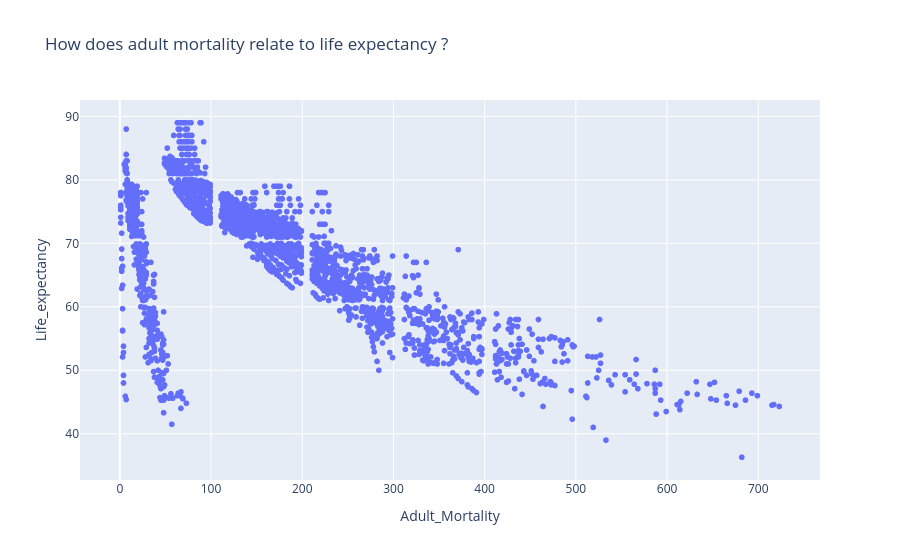

Notebook code cell kept with this figure:
### Markdown cell above
#### How does adult mortality relate to life expectancy ?

### Code cell
px.scatter(data_frame= df, x= 'Adult_Mortality', y= 'Life_expectancy', title= 'How does adult mortality relate to life expectancy ?')

### Figure 1 — Plotly figure (JSON) as saved in the notebook; plotly's stock layout.template omitted (floating-point values rounded to 4 significant figures; data arrays with more than 128 entries replaced by an {"elided": "..."} marker saying what was removed)
{"data": [{"hovertemplate": "Adult_Mortality=%{x}<br>Life_expectancy=%{y}<extra></extra>", "legendgroup": "", "marker": {"color": "#636efa", "symbol": "circle"}, "mode": "markers", "name": "", "showlegend": false, "type": "scattergl", "x": {"elided": "2938 int values"}, "xaxis": "x", "y": {"elided": "2938 float values"}, "yaxis": "y"}], "layout": {"legend": {"tracegroupgap": 0}, "title": {"text": "How does adult mortality relate to life expectancy ?"}, "xaxis": {"anchor": "y", "domain": [0, 1], "title": {"text": "Adult_Mortality"}}, "yaxis": {"anchor": "x", "domain": [0, 1], "title": {"text": "Life_expectancy"}}}}
